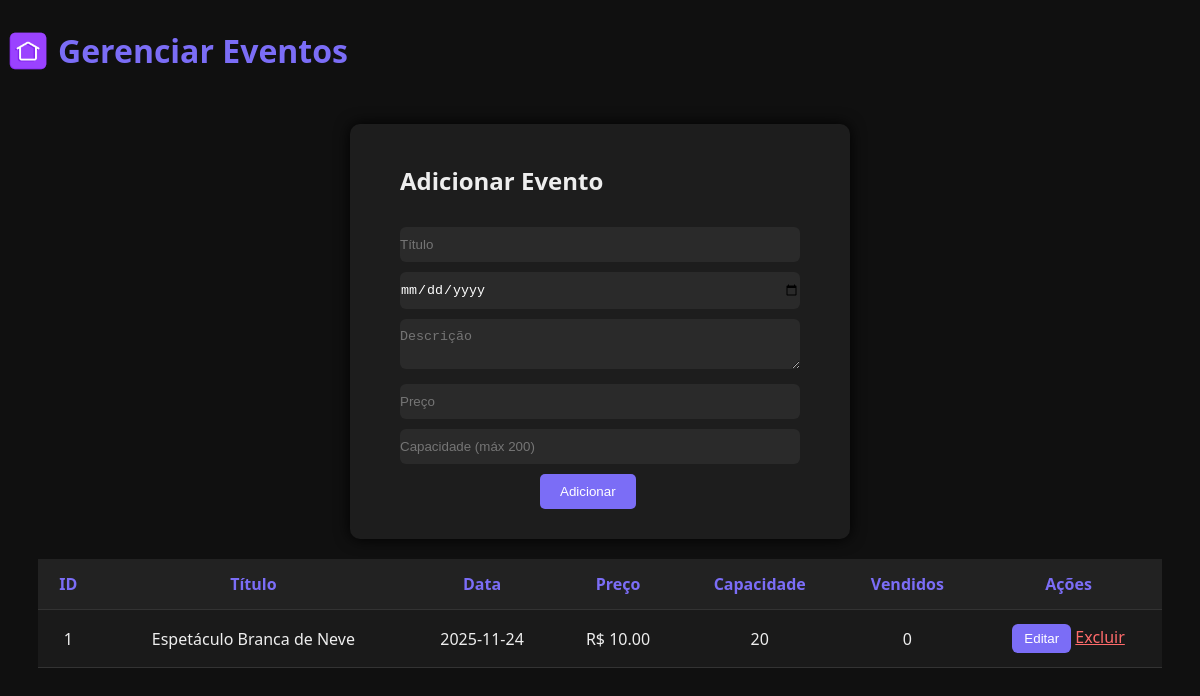
The page /admin/eventos.php (signed in) on the database its author committed.
### tables this page shows
CREATE TABLE `eventos` (
  `id` int(11) NOT NULL,
  `titulo` varchar(200) NOT NULL,
  `data_evento` date NOT NULL,
  `descricao` text DEFAULT NULL,
  `preco` decimal(10,2) NOT NULL,
  `capacidade` int(11) NOT NULL,
  `ingressos_vendidos` int(11) DEFAULT 0
);

### admin/eventos.php (the view, shortened to what this page needs)
<?php
require "../includes/db.php";
$eventos = $pdo->query("SELECT * FROM eventos ORDER BY id ASC")->fetchAll(PDO::FETCH_ASSOC);
?>
<!DOCTYPE html>
<html>
<head>
    <link rel="stylesheet" href="../css/eventos.css">
</head>
<body>
<div class="header">
<a href="../index.php">
<img src="../icone_casa.png" alt="Home" class="icon-home">
</a>
<h1>Gerenciar Eventos</h1>
</div>
<div class="form-box">
    <h2>Adicionar Evento</h2>
    <form method="POST">
        <input type="text" name="titulo" required placeholder="Título">
        <input type="date" name="data_evento" required>
        <textarea name="descricao" placeholder="Descrição"></textarea>
        <input type="number" step="0.01" name="preco" required placeholder="Preço">
        <input type="number" name="capacidade" required placeholder="Capacidade (máx 200)">
        <button type="submit" class="btn-add">Adicionar</button>
    </form>
</div>
<table>
<tr>
    <th>ID</th><th>Título</th><th>Data</th><th>Preço</th><th>Capacidade</th><th>Vendidos</th><th>Ações</th>
</tr>
<?php foreach($eventos as $e): ?>
<tr class="evento-cadastrado">
    <td><?= $e['id'] ?></td>
    <td><?= $e['titulo'] ?></td>
    <td><?= $e['data_evento'] ?></td>
    <td>R$ <?= $e['preco'] ?></td>
    <td><?= $e['capacidade'] ?></td>
    <td><?= $e['ingressos_vendidos'] ?></td>
    <td>
        <button onclick="editar(<?= $e['id'] ?>,'<?= $e['titulo'] ?>','<?= $e['data_evento'] ?>','<?= htmlspecialchars($e['descricao']) ?>','<?= $e['preco'] ?>','<?= $e['capacidade'] ?>')">Editar</button>
        <a class="delete" href="eventos.php?delete=<?= $e['id'] ?>">Excluir</a>
    </td>
</tr>
<?php endforeach; ?>
</table>
</body>
</html>

### css/eventos.css (style rules this page uses)
body { background: #101010; color: #eee; font-family: "Segoe UI", sans-serif; }
.header { display: flex; align-items: center; }
.icon-home { width: 40px; height: 40px; cursor: pointer; vertical-align: middle; margin-right: 10px; transition: transform 0.2s; }
h1 { color: #7b6df6; }
table { width: 95%; margin: 20px auto; background: #1a1a1a; border-collapse: collapse; }
th, td { padding: 14px; border-bottom: 1px solid #333; }
th { background: #222; color: #7b6df6; }
.btn-add { background: #7b6df6; margin: 10px 35%; padding: 10px 20px; border: none; color: white; border-radius: 5px; cursor: pointer; }
button { padding: 7px 12px; border-radius: 6px; background: #7b6df6; color: white; border: none; cursor: pointer; }
.delete { color: #ff6b6b; }
.form-box { background: #1d1d1d; width: 400px; padding: 20px 50px; margin: 30px auto; border-radius: 10px; box-shadow: 0 0 15px #000; margin-bottom: 20px; }
input, textarea { width: 100%; padding: 10px 0px; margin-top: 10px; border: none; border-radius: 6px; background: #2a2a2a; color: #fff; }
.evento-cadastrado { padding-left: 20px; text-align: center; vertical-align: middle; }

### rows shown on the page
eventos: id "1", titulo "Espetáculo Branca de Neve", data_evento "2025-11-24", preco "10.00", capacidade "20", ingressos_vendidos "0"
